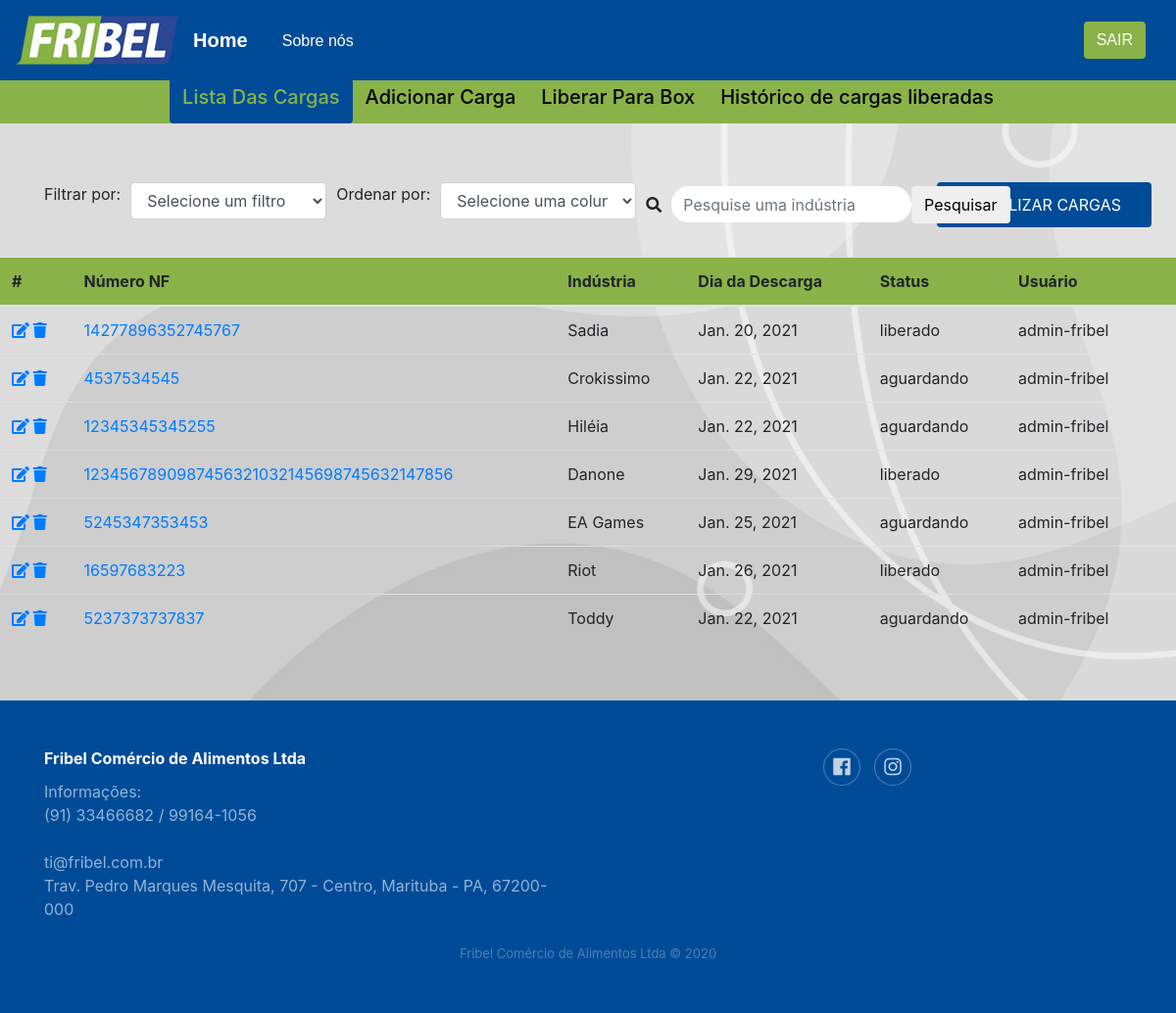
The page /acompanhamento/admin-fribel (signed in) on the database its author committed.
### core/models.py (models this page shows, shortened)
class Carga(models.Model):
    STATUS = (
        ('liberado', 'Liberado'),
        ('aguardando', 'Aguardando')
    )
    dia_chegada = models.DateField('Dia da chegada',blank=True)
    numero_nf = models.CharField('Numero NF', max_length=45)
    industria = models.CharField('Industria', max_length=40)
    dia_descarga = models.DateField('Dia da descarga')
    user_ERP = models.CharField(max_length=30, blank=True)
    user = models.ForeignKey(User, on_delete=models.CASCADE)
    status = models.CharField('Status', max_length=15, choices=STATUS)
    tipo_entrada = models.CharField(max_length=20, blank=True)
    Produto = models.CharField(max_length=40, blank=True)
    QTD = models.CharField(max_length=10, blank=True)
    UN = models.CharField(max_length=12, blank=True)
    movimentacao = models.CharField(max_length=20, blank=True)
    frete = models.CharField(max_length=10, blank=True)
    observacao = models.CharField(max_length=500, blank=True)
    box = models.CharField('Box', max_length=20, blank=True)
    valor_carga = models.CharField(max_length=12, blank=True)
    numero_transacao = models.CharField(max_length=10, blank=True)
    created_at = models.DateTimeField(auto_now_add=True)
    update_at = models.DateTimeField(auto_now=True)
    finalizada = models.BooleanField(default=False)
    is_ERP=models.BooleanField(default=False)

### core/views.py (the view)
# urls.py: path('acompanhamento/<str:usuario>', views.acompanhamento_carga,
@login_required(login_url='/')
def acompanhamento_carga(request, usuario):
    print(usuario)
    usuario = User.objects.get(username=usuario)
    cargas_erp(usuario)
    acomp = 'acomp'
    search = request.GET.get('search')
    tipo_user = Tipo_user.objects.get(user_tipo=int(usuario.id))
    filter = request.GET.get('filter')
    ordenador = request.GET.get('ordenador')
    if filter:
        cargas = Carga.objects.filter(status=filter)
    elif ordenador:
        cargas = Carga.objects.all().order_by(ordenador)
    elif search:
        cargas = Carga.objects.filter(industria__icontains=search.strip())
    else:
        cargas = Carga.objects.all().order_by('-created_at')
    return render(request, 'core/acomp.html', {'usuario': usuario,
                                               'acomp': acomp,
                                               'cargas': cargas,
                                               'tamanho': len(cargas),
                                               'tipo_user': tipo_user})

### core/conection_bd.py (called while the page is built)
def conexao_bd():
    connection = cx_Oracle.connect("FRIBEL", "FG2hu3DV4T",
                                   "(DESCRIPTION =(ADDRESS_LIST =(ADDRESS = \
                                    (PROTOCOL = TCP)(HOST = 192.168.0.150) \
                                    (PORT = 1521))) \
                                    (CONNECT_DATA =(SID = WINT)))")
    return(connection)

### core/views.py (called while the page is built, shortened)
def cargas_erp(usuario):
    try:
        cargas = consulta_bd_cargas_em_aberto()
    except:
      print(" ERRO FATAL,-------------->não foi carregada nenhuma carga do ERP é por conta da conexão do banco so é possivel acessa na intranet")

### core/templates/core/acomp.html (shortened to what this page needs)
{% extends 'base.html' %}
{% block content %}
<div class="conteiner">
  <div id = "conjuntoOpcoes" class="row pand1">
    <span>Filtrar por:</span>
    <select name="filter" id="filter" class="form-control">
      <option value="" selected disabled>Selecione um filtro</option>
    </select>
    <span>Ordenar por:</span>
    <select name="ordenador" id="ordenador" class="form-control">
      <option value="" selected disabled>Selecione uma coluna</option>
    </select>
    <form method="GET" id="campoBusca" class="form-inline mr-auto" target="_self">
        <div class="form-group">
          <label for="search-field">
            <i class="fa fa-search"></i>
          </label>
          <input class="form-control search-field" type="text" name="search" id="search_field" placeholder="Pesquise uma indústria">
          <button id="btnSearch" class="btn btnSearch" type="submit">Pesquisar</button>
        </div>
    </form>
    <a class="btnaddcarga" href=""><button type="button" id="btn_refresh" onclick="atualizarCargas()" class="btn bt1">ATUALIZAR CARGAS</button></a>
  </div>
  <div id="table">
    <table id="tabela_cargas" class="table table-hover">
      <thead>
        <tr id="tr-color">
          <th scope="col">#</th>
          <th scope="col">Número NF</th>
          <th scope="col">Indústria</th>
          <th scope="col">Dia da Descarga</th>
          <th scope="col">Status</th>
          <th scope="col">Usuário</th>
          {% if tipo_user.tipo_user == 'Diretoria' %}
            <th scope="col">Liberar</th>
          {% else %}
            <th> </th>
          {% endif %}
        </tr>
      </thead>
      <tbody>
        {% for carga in cargas %}
            <th scope="row" class="coluna_func">
              <a class="btnEditar " href="{% url 'editar-carga' carga.id %}"><i class="fa fa-edit"></i></a>
              <a class="btnExcluir" href="{% url 'excluir_carga' carga.id %}"><i class="fa fa-trash"></i></a>
            </th>
            <td><a href="\acompanhamento/informacoes_cargas/{{carga.id}}">{{carga.numero_nf}}</a></td>
            <td>{{carga.industria}}</td>
            <td>{{carga.dia_descarga}}</td>
            <td>{{carga.status}}</td>
            <td>{{carga.user}}
            {% if tipo_user.tipo_user == 'Diretoria' and carga.status == 'aguardando'  %}
              <th scope="row"><a href="liberarCarga/{{carga.id}}"><button type="button" class="btn bt2 ">Liberar</button></a></th>
            {% else %}
            <td>                </td>
            {% endif %}
        {% endfor %}
      </tbody>
    </table>
  </div>
</div>
{% endblock %}

### core/static/css/styles.css (style rules this page uses)
body { background: url("/static/imagens/fundo.jpg") no-repeat center top fixed; }
#conjuntoOpcoes { padding-top: 10px; }
div.pand1 { margin-top: auto; padding-top: 80px; padding-left: 60px; }
button.bt1 { display: inline-block; color: white; background-color: #004b97; padding: 10px 30px; }
#table { padding-top: 30px; }
#tr-color { background-color: #89b348 ; }
a.btnaddcarga { margin-right: 40px; }
.form-inline .search-field { width:245px; background-color: #fff(184, 38, 38); border:none; border-bottom:1px solid transparent; border-radius:18px; color:black; box-shadow:none; transition:border-bottom-color 0.3s; margin-left: 10px; }
.form-inline .btnSearch { position: absolute; left: 930px; cursor: pointer; }
#filter { display: inline-block; width: 200px; margin-left: 10px; margin-right: 10px; }
#ordenador { display: inline-block; width: 200px; margin-left: 10px; margin-right: 10px; }
input.form-control { width: 300px; }

### rows shown on the page
Carga: numero_nf "14277896352745767", industria "Sadia", dia_descarga "Jan. 20, 2021", status "liberado", user "admin-fribel"
Carga: numero_nf "4537534545", industria "Crokissimo", dia_descarga "Jan. 22, 2021", status "aguardando", user "admin-fribel"
Carga: numero_nf "12345345345255", industria "Hiléia", dia_descarga "Jan. 22, 2021", status "aguardando", user "admin-fribel"
Carga: numero_nf "1234567890987456321032145698745632147856", industria "Danone", dia_descarga "Jan. 29, 2021", status "liberado", user "admin-fribel"
Carga: numero_nf "5245347353453", industria "EA Games", dia_descarga "Jan. 25, 2021", status "aguardando", user "admin-fribel"
Carga: numero_nf "16597683223", industria "Riot", dia_descarga "Jan. 26, 2021", status "liberado", user "admin-fribel"
Carga: numero_nf "5237373737837", industria "Toddy", dia_descarga "Jan. 22, 2021", status "aguardando", user "admin-fribel"
